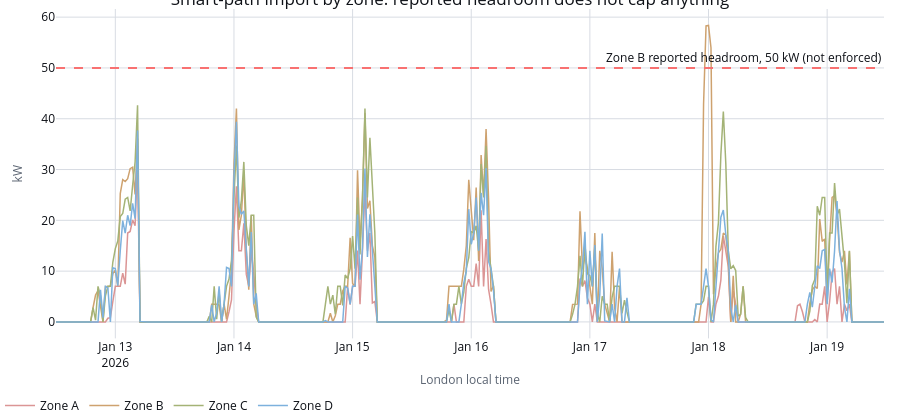

Notebook code cell kept with this figure:
### Code cell
zone_figure = go.Figure()
for zone_id in ZONE_IDS:
    rows = with_headroom.zone_import_bands.query(
        "zone_id == @zone_id and path_id == 'selected'"
    ).sort_values("slot_index")
    zone_figure.add_trace(
        go.Scatter(
            x=rows["interval_start_utc"].dt.tz_convert(LONDON),
            y=rows["p50"].round(2),
            mode="lines",
            line={"color": ZONE_COLOURS[zone_id], "width": 1.5},
            name=ZONE_LABELS[zone_id],
        )
    )
headroom_kw = with_headroom.zone_import_bands.query("zone_id == 'zone_2'")["headroom_kw"].iat[0]
zone_figure.add_hline(
    y=headroom_kw,
    line={"color": "#F87171", "dash": "dash"},
    annotation_text=f"Zone B reported headroom, {headroom_kw:g} kW (not enforced)",
)
zone_figure.update_layout(
    title="Smart-path import by zone: reported headroom does not cap anything",
    xaxis_title="London local time",
    yaxis_title="kW",
)
apply_notebook_style(zone_figure, height=420)

### Figure 1 — Plotly figure (JSON) as saved in the notebook; plotly's stock layout.template omitted (floating-point values rounded to 4 significant figures; data arrays with more than 128 entries replaced by an {"elided": "..."} marker saying what was removed)
{"data": [{"line": {"color": "#DB9595", "width": 1.5}, "mode": "lines", "name": "Zone A", "x": {"elided": "336 str values"}, "y": {"elided": "336 float values"}, "type": "scatter"}, {"line": {"color": "#CEA26F", "width": 1.5}, "mode": "lines", "name": "Zone B", "x": {"elided": "336 str values"}, "y": {"elided": "336 float values"}, "type": "scatter"}, {"line": {"color": "#A4B376", "width": 1.5}, "mode": "lines", "name": "Zone C", "x": {"elided": "336 str values"}, "y": {"elided": "336 float values"}, "type": "scatter"}, {"line": {"color": "#7DB1DD", "width": 1.5}, "mode": "lines", "name": "Zone D", "x": {"elided": "336 str values"}, "y": {"elided": "336 float values"}, "type": "scatter"}], "layout": {"shapes": [{"line": {"color": "#F87171", "dash": "dash"}, "type": "line", "x0": 0, "x1": 1, "xref": "x domain", "y0": 50.0, "y1": 50.0, "yref": "y"}], "annotations": [{"showarrow": false, "text": "Zone B reported headroom, 50 kW (not enforced)", "x": 1, "xanchor": "right", "xref": "x domain", "y": 50.0, "yanchor": "bottom", "yref": "y"}], "title": {"text": "Smart-path import by zone: reported headroom does not cap anything"}, "xaxis": {"title": {"text": "London local time"}}, "yaxis": {"title": {"text": "kW"}}, "margin": {"b": 76}, "height": 420, "paper_bgcolor": "#FFFFFF", "plot_bgcolor": "#FFFFFF"}}
